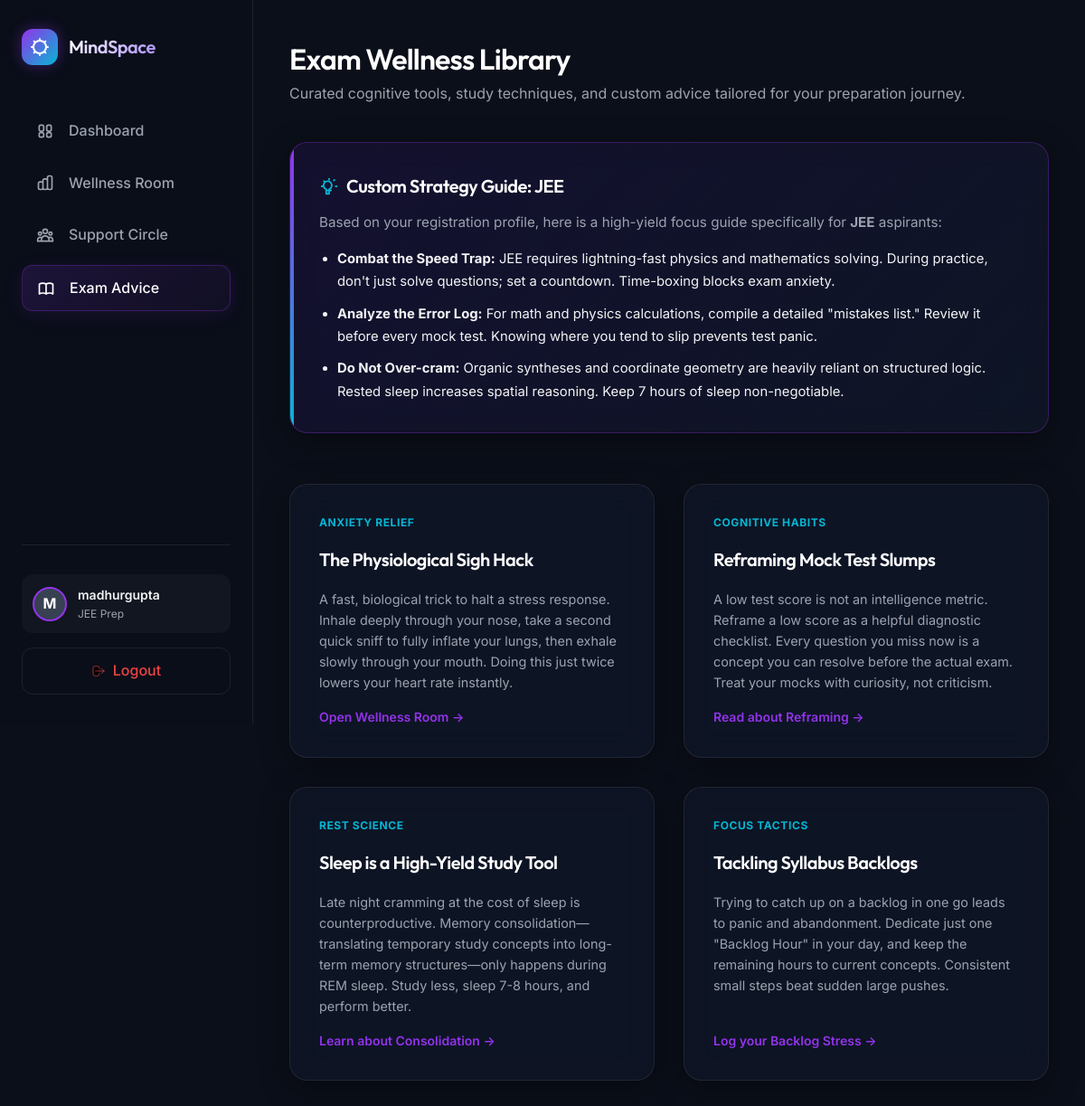
/resources (signed in), run on the app's committed database.
### models.py (models this page shows, shortened)
class User(db.Model):
    __tablename__ = 'users'
    id = db.Column(db.Integer, primary_key=True)
    username = db.Column(db.String(100), unique=True, nullable=False)
    password_hash = db.Column(db.String(200), nullable=False)
    target_exam = db.Column(db.String(100), nullable=False)  # e.g., JEE, NEET, UPSC, Board Exams
    created_at = db.Column(db.DateTime, default=lambda: datetime.now(timezone.utc))
    mood_logs = db.relationship('MoodLog', backref='user', lazy=True, cascade="all, delete-orphan")

### app.py (the view)
@app.route('/resources')
@login_required
def resources() -> str:
    return render_template('resources.html')

### app.py (called while the page is built, shortened)
@app.before_request
def csrf_protect() -> None:
    if 'csrf_token' not in session:
        import secrets
        session['csrf_token'] = secrets.token_hex(32)

@app.after_request
def add_security_headers(response: Response) -> Response:
    response.headers['X-Frame-Options'] = 'DENY'
    response.headers['X-Content-Type-Options'] = 'nosniff'
    response.headers['Referrer-Policy'] = 'strict-origin-when-cross-origin'
    response.headers['Content-Security-Policy'] = (
        "default-src 'self'; "
        "script-src 'self'; "
        "style-src 'self' 'unsafe-inline' https://fonts.googleapis.com; "
        "font-src 'self' https://fonts.gstatic.com; "
        "connect-src 'self'; "
        "img-src 'self' data:;"
    )
    return response

def login_required(f: Callable[..., Any]) -> Callable[..., Any]:
    @wraps(f)
    def decorated_function(*args: Any, **kwargs: Any) -> Any:
        if 'user_id' not in session:
            flash('Please log in to access this page.', 'warning')
            return redirect(url_for('login'))
        return f(*args, **kwargs)
    return decorated_function

@app.context_processor
def inject_user_details() -> Dict[str, Optional[User]]:
    if 'user_id' in session:
        user = db.session.get(User, session['user_id'])
        if user:
            return {'current_student': user}
    return {'current_student': None}

### templates/resources.html (shortened to what this page needs)
{% extends 'base.html' %}
{% block content %}
<header style="margin-bottom: 0.5rem;">
    <h2 style="font-size: 2rem;">Exam Wellness Library</h2>
    <p style="color: var(--text-secondary);">Curated cognitive tools, study techniques, and custom advice tailored for your preparation journey.</p>
</header>
<div class="glass-card advice-card" style="margin-bottom: 1.5rem;">
    <h3 class="advice-title" style="color: #FFF;">
        Custom Strategy Guide: {{ current_student.target_exam }}
    </h3>
    <p style="font-size: 0.95rem; margin-bottom: 1rem; color: var(--text-secondary);">
        Based on your registration profile, here is a high-yield focus guide specifically for <strong>{{ current_student.target_exam }}</strong> aspirants:
    </p>
    <div style="font-size: 0.925rem; line-height: 1.7; color: var(--text-primary);">
        {% if current_student.target_exam == 'JEE' %}
            <ul style="margin-left: 1.25rem; display: flex; flex-direction: column; gap: 0.65rem;">
                <li><strong>Combat the Speed Trap:</strong> JEE requires lightning-fast physics and mathematics solving. During practice, don't just solve questions; set a countdown. Time-boxing blocks exam anxiety.</li>
                <li><strong>Analyze the Error Log:</strong> For math and physics calculations, compile a detailed "mistakes list." Review it before every mock test. Knowing where you tend to slip prevents test panic.</li>
                <li><strong>Do Not Over-cram:</strong> Organic syntheses and coordinate geometry are heavily reliant on structured logic. Rested sleep increases spatial reasoning. Keep 7 hours of sleep non-negotiable.</li>
            </ul>
        {% endif %}
    </div>
</div>
<div class="resources-grid">
    <div class="glass-card resource-card">
        <span class="resource-category">Anxiety Relief</span>
        <h3>The Physiological Sigh Hack</h3>
        <p>A fast, biological trick to halt a stress response. Inhale deeply through your nose, take a second quick sniff to fully inflate your lungs, then exhale slowly through your mouth. Doing this just twice lowers your heart rate instantly.</p>
        <a href="{{ url_for('tools') }}" class="resource-link">Open Wellness Room &rarr;</a>
    </div>
    <div class="glass-card resource-card">
        <span class="resource-category">Cognitive Habits</span>
        <h3>Reframing Mock Test Slumps</h3>
        <p>A low test score is not an intelligence metric. Reframe a low score as a helpful diagnostic checklist. Every question you miss now is a concept you can resolve before the actual exam. Treat your mocks with curiosity, not criticism.</p>
        <a href="https://www.psychologytoday.com/us/basics/cognitive-reframing" target="_blank" class="resource-link" aria-label="Read about Reframing (opens in a new tab)">Read about Reframing &rarr;</a>
    </div>
    <div class="glass-card resource-card">
        <span class="resource-category">Rest Science</span>
        <h3>Sleep is a High-Yield Study Tool</h3>
        <p>Late night cramming at the cost of sleep is counterproductive. Memory consolidation—translating temporary study concepts into long-term memory structures—only happens during REM sleep. Study less, sleep 7-8 hours, and perform better.</p>
        <a href="https://www.health.harvard.edu/blog/sleep-learning-and-memory-202105252467" target="_blank" class="resource-link" aria-label="Learn about Consolidation (opens in a new tab)">Learn about Consolidation &rarr;</a>
    </div>
    <div class="glass-card resource-card">
        <span class="resource-category">Focus Tactics</span>
        <h3>Tackling Syllabus Backlogs</h3>
        <p>Trying to catch up on a backlog in one go leads to panic and abandonment. Dedicate just one "Backlog Hour" in your day, and keep the remaining hours to current concepts. Consistent small steps beat sudden large pushes.</p>
        <a href="{{ url_for('dashboard') }}" class="resource-link">Log your Backlog Stress &rarr;</a>
    </div>
</div>
{% endblock %}

### templates/base.html (shortened to what this page needs)
<!DOCTYPE html>
<html lang="en">
<head>
    <link rel="stylesheet" href="{{ url_for('static', filename='css/style.css') }}">
</head>
<body>
    <div class="app-container">
        {% if current_student %}
        <aside class="sidebar">
            <div class="brand-section">
                <div class="brand-icon">
                    <svg aria-hidden="true" viewBox="0 0 24 24">
                        <path stroke-linecap="round" stroke-linejoin="round" d="M12 3v1m0 16v1m9-9h-1M4 12H3m15.364-6.364l-.707.707M6.343 17.657l-.707.707m0-12.728l.707.707m11.314 11.314l.707.707M12 5a7 7 0 100 14 7 7 0 000-14z" />
                    </svg>
                </div>
                <h1 class="brand-name">MindSpace</h1>
            </div>
            <nav>
                <ul class="nav-links">
                    <li class="nav-item {% if request.path == '/' %}active{% endif %}">
                        <a href="{{ url_for('dashboard') }}">
                            Dashboard
                        </a>
                    </li>
                    <li class="nav-item {% if request.path == '/tools' %}active{% endif %}">
                        <a href="{{ url_for('tools') }}">
                            <svg aria-hidden="true" viewBox="0 0 24 24">
                                <path stroke-linecap="round" stroke-linejoin="round" d="M9 19v-6a2 2 0 00-2-2H5a2 2 0 00-2 2v6a2 2 0 002 2h2a2 2 0 002-2zm0 0V9a2 2 0 012-2h2a2 2 0 012 2v10m-6 0a2 2 0 002 2h2a2 2 0 002-2m0 0V5a2 2 0 012-2h2a2 2 0 012 2v14a2 2 0 01-2 2h-2a2 2 0 01-2-2z" />
                            </svg>
                            Wellness Room
                        </a>
                    </li>
                    <li class="nav-item {% if request.path == '/community' %}active{% endif %}">
                        <a href="{{ url_for('community') }}">
                            Support Circle
                        </a>
                    </li>
                    <li class="nav-item {% if request.path == '/resources' %}active{% endif %}">
                        <a href="{{ url_for('resources') }}">
                            Exam Advice
                        </a>
                    </li>
                </ul>
            </nav>
            <div class="sidebar-footer">
                <div class="student-card">
                    <div class="student-avatar">
                        {{ current_student.username[0].upper() }}
                    </div>
                    <div class="student-info">
                        <div class="student-name">{{ current_student.username }}</div>
                        <div class="student-exam">{{ current_student.target_exam }} Prep</div>
                    </div>
                </div>
                <a href="{{ url_for('logout') }}" class="logout-btn">
                    <svg aria-hidden="true" viewBox="0 0 24 24" style="width: 16px; height: 16px; stroke: currentColor;">
                        <path stroke-linecap="round" stroke-linejoin="round" d="M17 16l4-4m0 0l-4-4m4 4H7m6 4v1a3 3 0 01-3 3H6a3 3 0 01-3-3V7a3 3 0 013-3h4a3 3 0 013 3v1" />
                    </svg>
                    Logout
                </a>
            </div>
        </aside>
        {% endif %}
        <main class="main-content" style="{% if not current_student %}margin-left: 0; padding: 0;{% endif %}">
            {% block content %}{% endblock %}
        </main>
    </div>
</body>
</html>

### data on the page
User: username "M", username "madhurgupta", target_exam "JEE"
